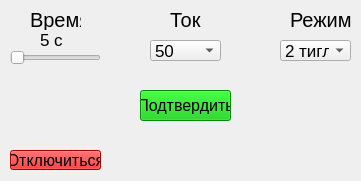
<?xml version="1.0" encoding="UTF-8"?>
<ui version="4.0">
 <class>Form</class>
 <widget class="QWidget" name="Form">
  <property name="geometry">
   <rect>
    <x>0</x>
    <y>0</y>
    <width>361</width>
    <height>181</height>
   </rect>
  </property>
  <property name="windowTitle">
   <string>Параметры</string>
  </property>
  <widget class="QLabel" name="label_time">
   <property name="geometry">
    <rect>
     <x>30</x>
     <y>10</y>
     <width>51</width>
     <height>20</height>
    </rect>
   </property>
   <property name="font">
    <font>
     <pointsize>15</pointsize>
    </font>
   </property>
   <property name="text">
    <string>Время</string>
   </property>
  </widget>
  <widget class="QLabel" name="label_cur">
   <property name="geometry">
    <rect>
     <x>170</x>
     <y>10</y>
     <width>31</width>
     <height>20</height>
    </rect>
   </property>
   <property name="font">
    <font>
     <pointsize>15</pointsize>
    </font>
   </property>
   <property name="text">
    <string>Ток</string>
   </property>
  </widget>
  <widget class="QLabel" name="label_mode">
   <property name="geometry">
    <rect>
     <x>290</x>
     <y>10</y>
     <width>61</width>
     <height>20</height>
    </rect>
   </property>
   <property name="font">
    <font>
     <pointsize>15</pointsize>
    </font>
   </property>
   <property name="text">
    <string>Режим</string>
   </property>
  </widget>
  <widget class="QLabel" name="label_timer">
   <property name="geometry">
    <rect>
     <x>40</x>
     <y>30</y>
     <width>31</width>
     <height>20</height>
    </rect>
   </property>
   <property name="font">
    <font>
     <pointsize>13</pointsize>
    </font>
   </property>
   <property name="text">
    <string>5 с</string>
   </property>
  </widget>
  <widget class="QSlider" name="time_sint">
   <property name="geometry">
    <rect>
     <x>10</x>
     <y>50</y>
     <width>91</width>
     <height>16</height>
    </rect>
   </property>
   <property name="font">
    <font>
     <pointsize>8</pointsize>
    </font>
   </property>
   <property name="mouseTracking">
    <bool>false</bool>
   </property>
   <property name="minimum">
    <number>5</number>
   </property>
   <property name="maximum">
    <number>60</number>
   </property>
   <property name="singleStep">
    <number>5</number>
   </property>
   <property name="orientation">
    <enum>Qt::Horizontal</enum>
   </property>
  </widget>
  <widget class="QComboBox" name="cur">
   <property name="geometry">
    <rect>
     <x>150</x>
     <y>40</y>
     <width>71</width>
     <height>21</height>
    </rect>
   </property>
   <property name="font">
    <font>
     <pointsize>13</pointsize>
    </font>
   </property>
   <item>
    <property name="text">
     <string>50</string>
    </property>
   </item>
   <item>
    <property name="text">
     <string>100</string>
    </property>
   </item>
   <item>
    <property name="text">
     <string>150</string>
    </property>
   </item>
   <item>
    <property name="text">
     <string>200</string>
    </property>
   </item>
  </widget>
  <widget class="QComboBox" name="mode">
   <property name="geometry">
    <rect>
     <x>280</x>
     <y>40</y>
     <width>71</width>
     <height>21</height>
    </rect>
   </property>
   <property name="font">
    <font>
     <pointsize>13</pointsize>
    </font>
   </property>
   <item>
    <property name="text">
     <string>2 тигля</string>
    </property>
   </item>
   <item>
    <property name="text">
     <string>Войлок</string>
    </property>
   </item>
  </widget>
  <widget class="QPushButton" name="DisconnectButton">
   <property name="geometry">
    <rect>
     <x>10</x>
     <y>150</y>
     <width>91</width>
     <height>20</height>
    </rect>
   </property>
   <property name="font">
    <font>
     <pointsize>12</pointsize>
    </font>
   </property>
   <property name="styleSheet">
    <string notr="true">background-color: rgb(230,0,0);</string>
   </property>
   <property name="text">
    <string>Отключиться</string>
   </property>
  </widget>
  <widget class="QPushButton" name="StartButton">
   <property name="geometry">
    <rect>
     <x>140</x>
     <y>90</y>
     <width>91</width>
     <height>31</height>
    </rect>
   </property>
   <property name="font">
    <font>
     <pointsize>12</pointsize>
    </font>
   </property>
   <property name="styleSheet">
    <string notr="true">background-color: rgb(0,195,0);</string>
   </property>
   <property name="text">
    <string>Подтвердить</string>
   </property>
  </widget>
 </widget>
 <resources/>
 <connections/>
</ui>
